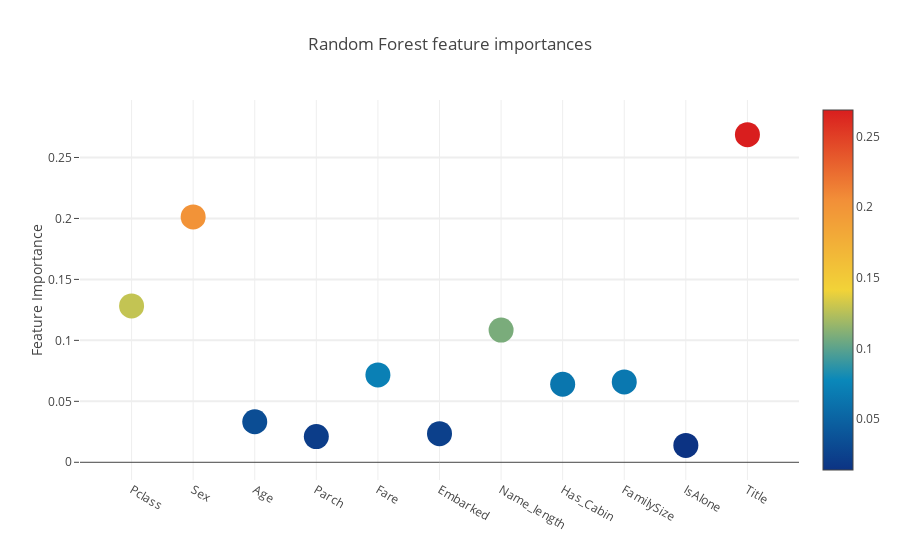
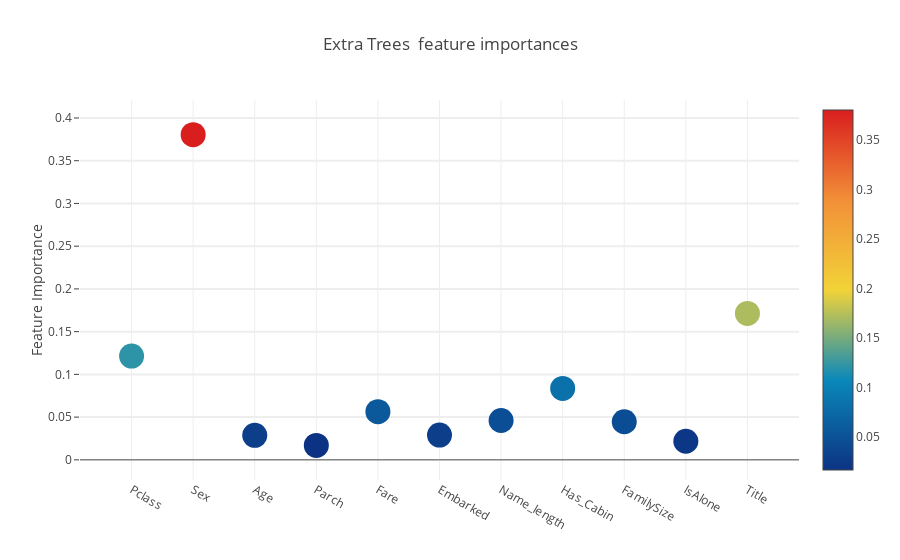
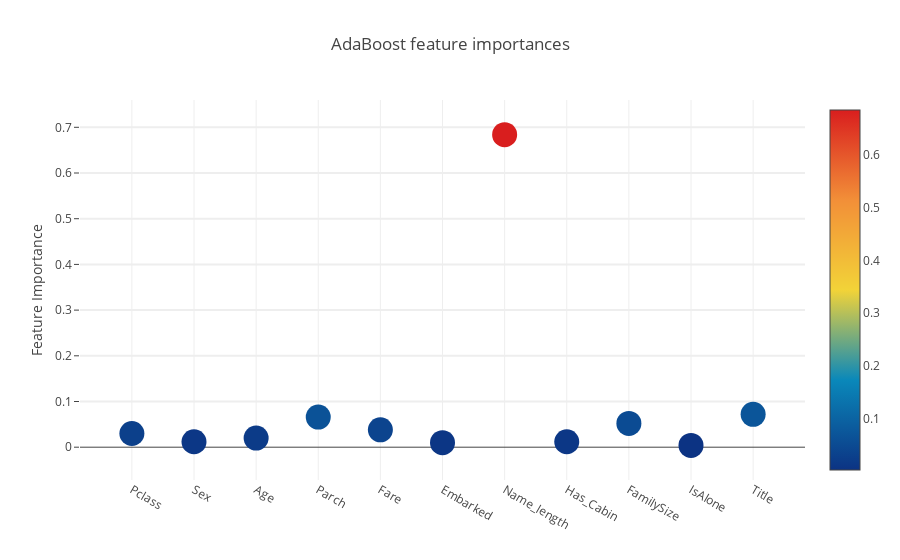
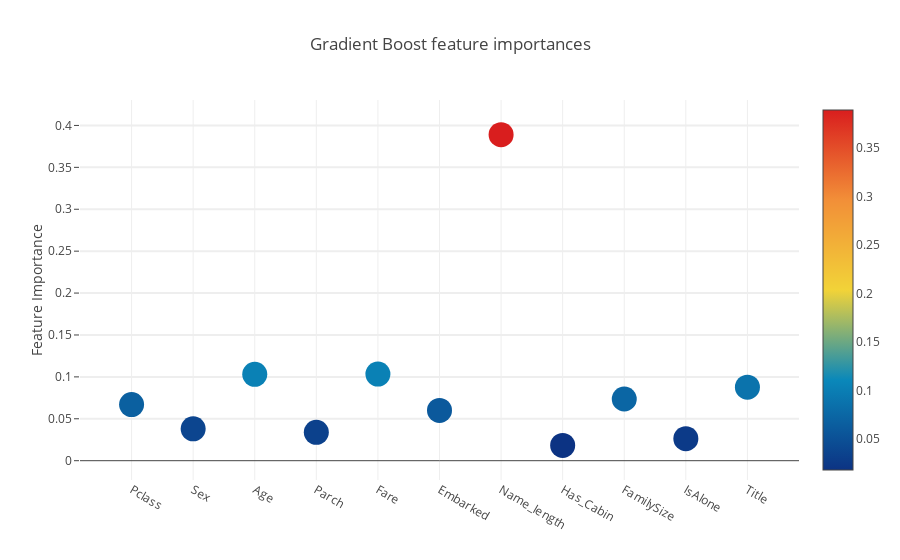

These figures' notebook cell, in order:
### Code cell
#visualize the feature importance
feature_importance=['Random Forest feature importances',
                    'Extra Trees  feature importances',
                    'AdaBoost feature importances',
                    'Gradient Boost feature importances']

for feature in feature_importance:
    trace = go.Scatter(y=feature_dataframe[feature].values,
                       x = feature_dataframe['features'].values,
                       mode='markers',
                       marker=dict(sizemode='diameter',
                                   sizeref = 1,
                                   size = 25,
                                   color=feature_dataframe[feature].values,
                                   colorscale='Portland',
                                   showscale=True),
                       text = feature_dataframe['features'].values)

    data = [trace]

    layout= go.Layout(autosize= True, title=feature, hovermode='closest',
                      yaxis=dict(title='Feature Importance', ticklen= 5, gridwidth= 2), showlegend= False)

    fig = go.Figure(data=data, layout=layout)

    py.iplot(fig,filename='scatter2010')

### Figure 1 — Plotly figure (JSON) as saved in the notebook; plotly's stock layout.template omitted (floating-point values rounded to 4 significant figures)
{"data": [{"type": "scatter", "y": [0.1283, 0.2012, 0.03326, 0.02112, 0.07169, 0.02348, 0.1084, 0.06402, 0.06589, 0.01388, 0.2687], "x": ["Pclass", "Sex", "Age", "Parch", "Fare", "Embarked", "Name_length", "Has_Cabin", "FamilySize", "IsAlone", "Title"], "mode": "markers", "marker": {"sizemode": "diameter", "sizeref": 1, "size": 25, "color": [0.1283, 0.2012, 0.03326, 0.02112, 0.07169, 0.02348, 0.1084, 0.06402, 0.06589, 0.01388, 0.2687], "colorscale": "Portland", "showscale": true}, "text": ["Pclass", "Sex", "Age", "Parch", "Fare", "Embarked", "Name_length", "Has_Cabin", "FamilySize", "IsAlone", "Title"]}], "layout": {"autosize": true, "title": {"text": "Random Forest feature importances"}, "hovermode": "closest", "yaxis": {"title": {"text": "Feature Importance"}, "ticklen": 5, "gridwidth": 2, "type": "linear", "range": [-0.02118, 0.3038], "autorange": true}, "showlegend": false, "xaxis": {"type": "category", "range": [-0.7963, 10.8], "autorange": true}}}

### Figure 2 — Plotly figure (JSON) as saved in the notebook; plotly's stock layout.template omitted (floating-point values rounded to 4 significant figures)
{"data": [{"type": "scatter", "y": [0.1214, 0.3805, 0.02866, 0.01694, 0.05634, 0.02899, 0.04604, 0.08354, 0.04456, 0.02173, 0.1713], "x": ["Pclass", "Sex", "Age", "Parch", "Fare", "Embarked", "Name_length", "Has_Cabin", "FamilySize", "IsAlone", "Title"], "mode": "markers", "marker": {"sizemode": "diameter", "sizeref": 1, "size": 25, "color": [0.1214, 0.3805, 0.02866, 0.01694, 0.05634, 0.02899, 0.04604, 0.08354, 0.04456, 0.02173, 0.1713], "colorscale": "Portland", "showscale": true}, "text": ["Pclass", "Sex", "Age", "Parch", "Fare", "Embarked", "Name_length", "Has_Cabin", "FamilySize", "IsAlone", "Title"]}], "layout": {"autosize": true, "title": {"text": "Extra Trees  feature importances"}, "hovermode": "closest", "yaxis": {"title": {"text": "Feature Importance"}, "ticklen": 5, "gridwidth": 2, "type": "linear", "range": [-0.03307, 0.4305], "autorange": true}, "showlegend": false, "xaxis": {"type": "category", "range": [-0.7939, 10.79], "autorange": true}}}

### Figure 3 — Plotly figure (JSON) as saved in the notebook; plotly's stock layout.template omitted (floating-point values rounded to 4 significant figures)
{"data": [{"type": "scatter", "y": [0.03, 0.012, 0.02, 0.066, 0.038, 0.01, 0.684, 0.012, 0.052, 0.004, 0.072], "x": ["Pclass", "Sex", "Age", "Parch", "Fare", "Embarked", "Name_length", "Has_Cabin", "FamilySize", "IsAlone", "Title"], "mode": "markers", "marker": {"sizemode": "diameter", "sizeref": 1, "size": 25, "color": [0.03, 0.012, 0.02, 0.066, 0.038, 0.01, 0.684, 0.012, 0.052, 0.004, 0.072], "colorscale": "Portland", "showscale": true}, "text": ["Pclass", "Sex", "Age", "Parch", "Fare", "Embarked", "Name_length", "Has_Cabin", "FamilySize", "IsAlone", "Title"]}], "layout": {"autosize": true, "title": {"text": "AdaBoost feature importances"}, "hovermode": "closest", "yaxis": {"title": {"text": "Feature Importance"}, "ticklen": 5, "gridwidth": 2, "type": "linear", "range": [-0.08953, 0.7775], "autorange": true}, "showlegend": false, "xaxis": {"type": "category", "range": [-0.7939, 10.79], "autorange": true}}}

### Figure 4 — Plotly figure (JSON) as saved in the notebook; plotly's stock layout.template omitted (floating-point values rounded to 4 significant figures)
{"data": [{"type": "scatter", "y": [0.06693, 0.03801, 0.103, 0.03382, 0.1033, 0.06002, 0.389, 0.01827, 0.0736, 0.02629, 0.08768], "x": ["Pclass", "Sex", "Age", "Parch", "Fare", "Embarked", "Name_length", "Has_Cabin", "FamilySize", "IsAlone", "Title"], "mode": "markers", "marker": {"sizemode": "diameter", "sizeref": 1, "size": 25, "color": [0.06693, 0.03801, 0.103, 0.03382, 0.1033, 0.06002, 0.389, 0.01827, 0.0736, 0.02629, 0.08768], "colorscale": "Portland", "showscale": true}, "text": ["Pclass", "Sex", "Age", "Parch", "Fare", "Embarked", "Name_length", "Has_Cabin", "FamilySize", "IsAlone", "Title"]}], "layout": {"autosize": true, "title": {"text": "Gradient Boost feature importances"}, "hovermode": "closest", "yaxis": {"title": {"text": "Feature Importance"}, "ticklen": 5, "gridwidth": 2, "type": "linear", "range": [-0.03273, 0.44], "autorange": true}, "showlegend": false, "xaxis": {"type": "category", "range": [-0.7939, 10.79], "autorange": true}}}
